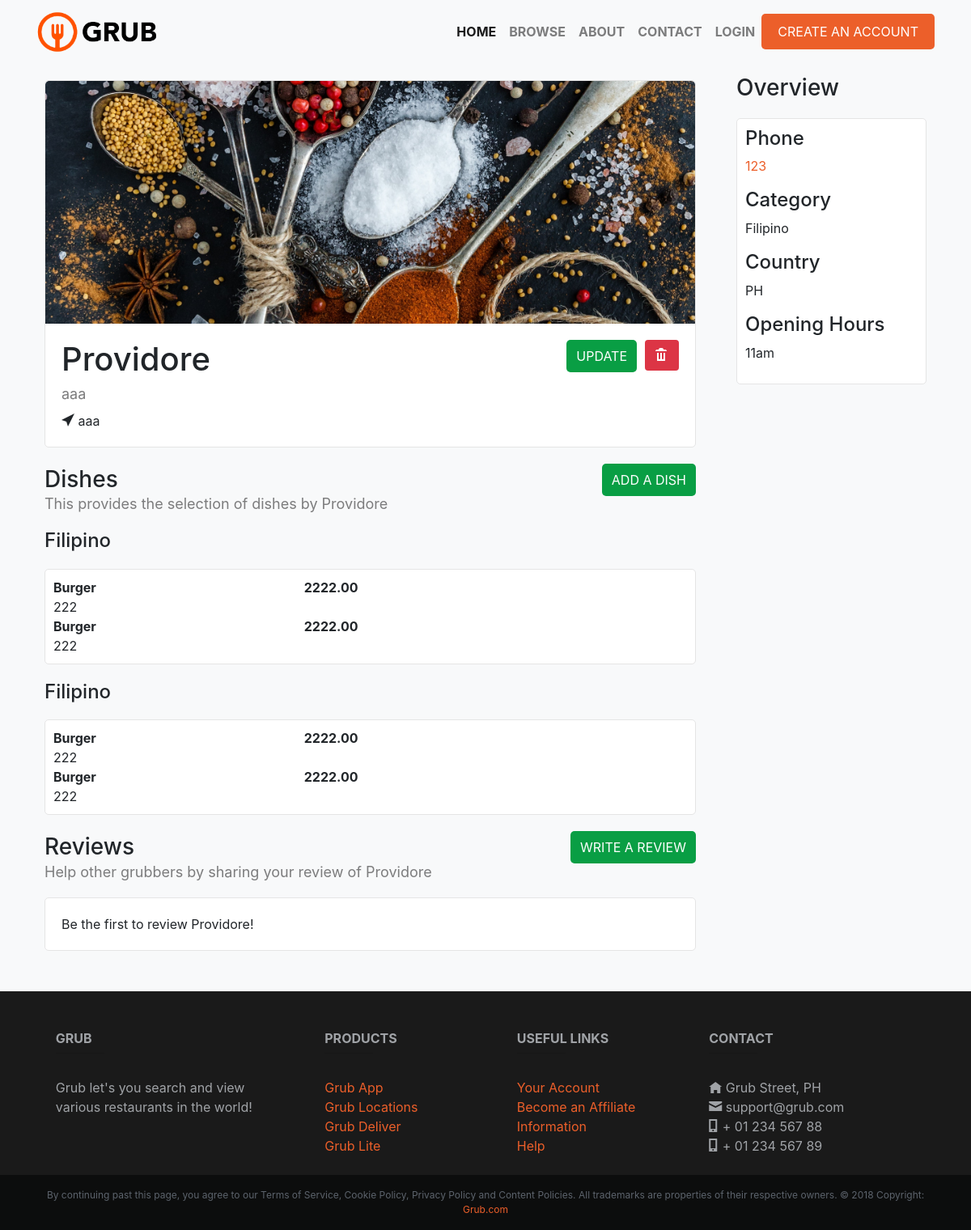
Before: /restaurants/read/Providores/2 with the older database file.
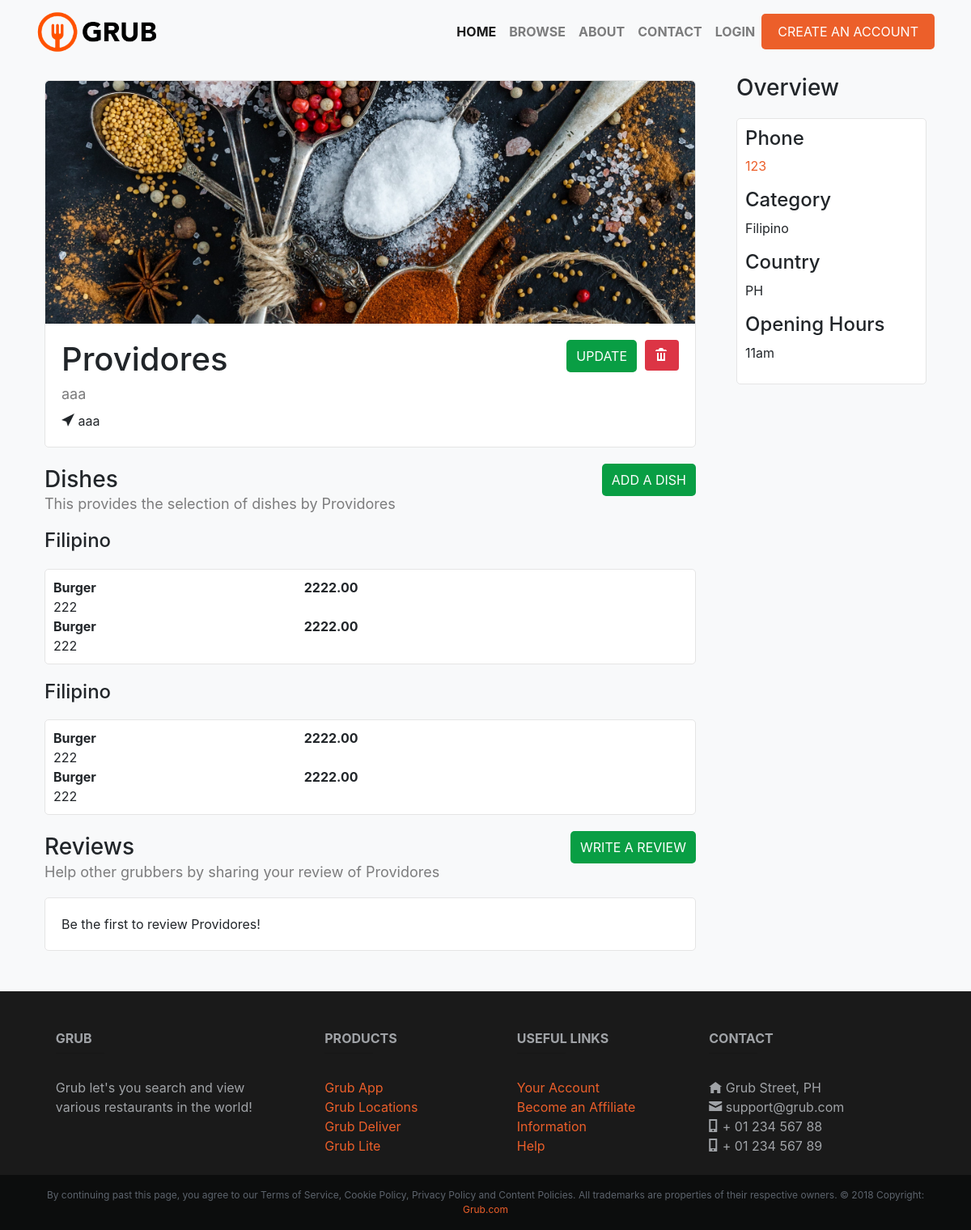
After: the same page with the newer database file.
### restaurants/models.py (models this page shows, shortened)
class Restaurant(Model):
    user = ForeignKey(User, on_delete=CASCADE)
    name = CharField(max_length=191)
    description = CharField(max_length=191)
    address = CharField(max_length=191)
    country = CharField(max_length=191)
    phone = CharField(max_length=191)
    category = ForeignKey(Category, on_delete=CASCADE)
    opening_hours = CharField(max_length=191)
    banner_image = ImageField(default='banner.jpg', upload_to='banner_image/%Y/%m/%d/', blank=True)
    created_at = DateTimeField(auto_now_add=True, editable=False)
    deleted_at = DateTimeField(null=True, blank=True, editable=False)
    updated_at = DateTimeField(auto_now=True, editable=False)

class Category(Model):
    user = ForeignKey(User, on_delete=CASCADE)
    category = CharField(max_length=191)
    is_active = BooleanField(default=True)
    class Meta:
        verbose_name_plural = "Categories"
    def __str__(self):
        return self.category

### restaurants/views.py (the view)
# urls.py: path('read/<str:category>/<int:id>', views.read, name="read"), #<int:id> placeholder, id is variable
def read(request, category, id):
    if (category == "dish"):
        obj = Dish.objects.get(pk=id)
        title = obj.dish
        info = {
            "User": obj.user,
            "Dish": obj.dish,
            "Description": obj.description,
            "Price": obj.price,
            "Restaurant": obj.restaurant,
            "Category": obj.category,
            "Created at": obj.created_at,
            "Updated at": obj.updated_at,
        }
    else:
        obj = Restaurant.objects.get(pk=id)
        title = obj.name
        info = {
            "User": obj.user,
            "Name": obj.name,
            "Description": obj.description,
            "Address": obj.address,
            "Country": obj.country,
            "Phone": obj.phone,
            "Category": obj.category,
            "Opening hours": obj.opening_hours,
            "Banner image": obj.banner_image,
            "Created at": obj.created_at,
            "Updated at": obj.updated_at,
        }
    resto = Restaurant.objects.get(pk=id)
    dishes = Dish.objects.filter(restaurant=resto)
    reviews = Review.objects.filter(restaurant=resto)
    context = {
		"title": title,
		"obj": obj,
		"info": info,
        "dishlist": dishes,
        "reviewlist": reviews
	}
    return render(request, "restaurants/read.html", context)

### restaurants/templates/restaurants/read.html (shortened to what the changed rows need)
{% extends "base.html" %}
{% block content %}
    <div class="container">
        <div class="row">
            <div class="col-lg-9">
                <div class="banner-container">
                    <img class="banner-img" src="/media/{{ obj.banner_image }}" alt="Card image cap">
                    <div style="padding: 20px;">
                        <div class="clearfix">
                            <h1 style="float: left;">{{ title }}</h1>
                            <a href="{% url 'resto:delete' 'restaurant' obj.id %}"><button style="color: #FFF; float: right;" class="btn bg-danger"><span class="oi oi-trash"></span></button></a>
                            <a style="float: right;" class="review-btn secondary-btn text-uppercase transition" href="{% url 'resto:update' 'restaurant' obj.id %}" role="button">Update</a>
                        </div>
                        <h5 style="margin: 0 0 10px 0;">{{ obj.description }}</h5>
                        <p><span class="oi oi-location"></span> {{ obj.address }}</p>
                    </div>
                </div>
            </div>
            <div class="col-lg-3">
                <div class="bg-box overview">
                    <h4>Phone</h4>
                    <a href="#"><p>{{ obj.phone }}</p></a>
                    <h4>Category</h4>
                    <p>{{ obj.category }}</p>
                    <h4>Country</h4>
                    <p>{{ obj.country }}</p>
                    <h4>Opening Hours</h4>
                    <p>{{ obj.opening_hours }}</p>
                </div>
            </div>
        </div>
        <div class="row">
            <div class="col-lg-9">
                <div class="clearfix">
                    <div style="float: left; margin-bottom: 20px;">
                        <h3>Dishes</h3>
                        <h5>This provides the selection of dishes by {{ obj.name }}</h5>
                    </div>
                </div>
            </div>
        </div>
        <div class="row">
            <div class="col-lg-9">
                <div class="clearfix">
                    <div style="float: left;">
                        <h3>Reviews</h3>
                        <h5>Help other grubbers by sharing your review of {{ obj.name }}</h5>
                    </div>
                </div>
                {% for item in reviewlist %}
                    <div class="bg-box" style="padding: 20px;">
                        <div class="clearfix">
                            <img class="rounded-circle review-img" style="float: left;" src="{{ item.user.userprofile.image.url }}">
                            <div style="float: left; margin-left: 10px;">
                                <a style="font-weight: bold; color: #000;" href="{% url 'resto:read' 'review' item.id %}">{{ item.user }}</a>
                                <p style="font-size: 12px;">{{ item.created_at }}</p>
                                <div class="clearfix">
                                    <p style="float: left; margin-right: 10px;">
                                        {% comment %} I tried for loop but I dont have time and 'int is not iterable' :( {% endcomment %}
                                        {% if item.rating == 5 %}
                                            <span class="oi oi-star active-star"></span><span class="oi oi-star active-star"></span><span class="oi oi-star active-star"></span><span class="oi oi-star active-star"></span><span class="oi oi-star active-star"></span>
                                        {% elif item.rating == 4 %}
                                            <span class="oi oi-star active-star"></span><span class="oi oi-star active-star"></span><span class="oi oi-star active-star"></span><span class="oi oi-star active-star"></span><span class="oi oi-star inactive-star"></span>
                                        {% elif item.rating == 3 %}
                                            <span class="oi oi-star active-star"></span><span class="oi oi-star active-star"></span><span class="oi oi-star active-star"></span><span class="oi oi-star inactive-star"></span><span class="oi oi-star inactive-star"></span>
                                        {% elif item.rating == 2 %}
                                            <span class="oi oi-star active-star"></span><span class="oi oi-star active-star"></span><span class="oi oi-star inactive-star"></span><span class="oi oi-star inactive-star"></span><span class="oi oi-star inactive-star"></span>
                                        {% elif item.rating == 1 %}
                                            <span class="oi oi-star active-star"></span><span class="oi oi-star inactive-star"></span><span class="oi oi-star inactive-star"></span><span class="oi oi-star inactive-star"></span><span class="oi oi-star inactive-star"></span>
                                        {% endif %}
                                    </p>
                                    <p style="float: left;">{{ item.comment }}</p>
                                </div>
                            </div>
                        </div>
                        {% comment %} <button><a href="{% url 'resto:update' 'review' item.id %}">Update</a></button>
                        <button><a href="{% url 'resto:delete' 'review' item.id %}">Delete</a></button> {% endcomment %}
                    </div>
                {% empty %}
                    <div class="bg-box" style="padding: 20px;">
                        <p>Be the first to review {{ obj.name }}!</p>
                    </div>
                {% endfor %}
            </div>
        </div>
    </div>
{% endblock %}

Changed rows visible on the page:
changed Restaurant "aaa": name "Providore" → "Providores"
